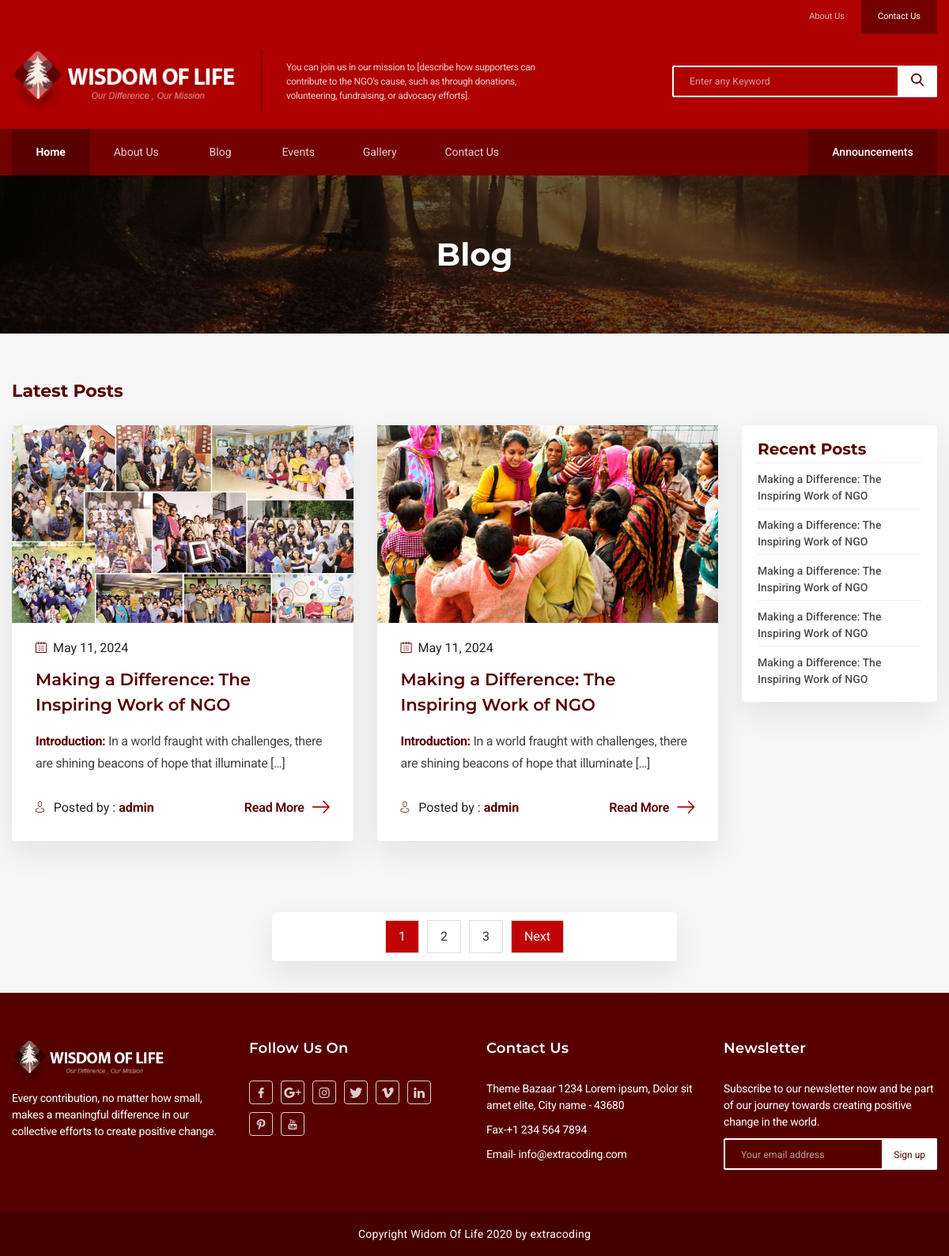
Screenshot of /blog/ with the database file from the repository.
### mainApp/models.py (models this page shows, shortened)
class BlogPost(models.Model):
    id = models.AutoField(primary_key=True)
    title = models.CharField(max_length=1000)
    content = RichTextField()
    date = models.DateField(auto_now=False)
    image = models.ImageField(upload_to="uploads/")

### mainApp/views.py (the view)
# urls.py: path("blog/", views.blogPage),
def blogPage(Request):
    blsdata = BlogPost.objects.all().order_by("id").reverse()[:10]
    bldata = BlogPost.objects.all().order_by("id").reverse()
    paginator = Paginator(bldata,2)
    page_number = Request.GET.get("page")
    bldatafinal = paginator.get_page(page_number)
    total_pages = bldatafinal.paginator.num_pages
    totalPagelist = [n+1 for n in range(total_pages)]
    current_page = bldatafinal.number
    page_range = range(max( current_page - 2 if current_page == total_pages else current_page - 1, 1), min(current_page + 3 if current_page == 1 else current_page + 2, total_pages + 1))
    return render(Request,"blog.html",{"bldatafinal":bldatafinal,"totalPagelist":totalPagelist,"page_range":page_range,"blsdata":blsdata})

### mainApp/templates/blog.html (shortened to what this page needs)
{%extends "index.html"%}
{%load static%}
{%block body%}
        <div class="hero hero--sm"
            style="background-image:url( {%static 'wp-content/themes/wisdom-of-life/assets/img/blog-hero.jpg'%});">
            <div class="container">
                <div class="content">
                    <h1>Blog</h1>
                </div>
            </div>
        </div>
        <main>
            <div class="content-wrapper container">
                <div class="inner-content">
                    <div class="content-title">
                        <h2>Latest Posts</h2>
                    </div>
                    <div id="primary" class="content-group content-group--column-2">
                        <div class="content">
                            <div class="cards row">
                                {%for i in bldatafinal%}
                                <div
                                    class="col-12 col-md-6 col-lg-6 post-1982 post type-post status-publish format-video has-post-thumbnail hentry category-island tag-video post_format-post-format-video">
                                    <div class="card card--blog">
                                        <a class="post-thumbnail" href="/blog-detail/{{i.id}}"
                                            aria-hidden="true" tabindex="-1">
                                            <img src="{{i.image.url}}" width="100%" style="height: 250px;" alt="">
                                        </a>
                                        <div class="card-body">
                                            <div class="post-data post-data--top">
                                                <div class="date">
                                                    <i class="icon icon-calendar"></i><span>{{i.date}}</span>
                                                </div>
                                            </div>
                                            <h2 class="card-title"><a
                                                    href="/blog-detail/{{i.id}}"
                                                    rel="bookmark">{{i.title}}</a></h2>
                                            <div class="card-text">
                                                <p>{{i.content|safe|slice:":120"}}
                                                    [&hellip;]</p>
                                            </div>
                                            <div class="post-data post-data--bottom">
                                                <div class="author"><i class="icon icon-avatar"></i> <span>Posted by :
                                                        <strong>admin</strong></span>
                                                </div>
                                                <a class="cs-btn-flat cs-btn-flat--dark"
                                                    href="/blog-detail/{{i.id}}"><span>Read
                                                        More</span><i class="icon icon-right-arrow"></i></a>
                                            </div>
                                        </div>
                                    </div>
                                </div>
                                {%endfor%}
                            </div>
                        </div>
                        <aside id="secondary" class="sidebar sidebar-widgets">
                            <div id="block-3" class="widget block block--sidebar widget_block">
                                <div class="wp-block-group">
                                    <div
                                        class="wp-block-group__inner-container is-layout-flow wp-block-group-is-layout-flow">
                                        <h2 class="wp-block-heading">Recent Posts</h2>
                                        <ul class="wp-block-latest-posts__list wp-block-latest-posts">
                                            <li></li>
                                            {%for i in blsdata%}
                                            <li><a class="wp-block-latest-posts__post-title"
                                                href="/blog-detail/{{i.id}}">{{i.title}}</a>
                                            </li>
                                            {%endfor%}
                                        </ul>
                                    </div>
                                </div>
                            </div>
                        </aside>
                    </div>
                </div>
            </div>
            <center>
                <div class="pagination">
                    {%  for n in page_range %}
                    <a href="/blog/?page={{n}}" class="{%if bldatafinal.number == n%}active{%endif%}">{{n}}</a>
                    {% endfor %}
                    {% if bldatafinal.has_next %}
                    <a href="/blog/?page={{bldatafinal.next_page_number}}" class="active">Next</a>
                    {% endif %}
                </div>
            </center>
        </main>
        {%endblock%}

### mainApp/templates/index.html (shortened to what this page needs)
{%load static%}
<!doctype html>
<html dir="ltr" lang="en-US" prefix="og: https://ogp.me/ns#">
<head>
	<link href="https://cdn.jsdelivr.net/npm/bootstrap@5.3.3/dist/css/bootstrap.min.css" rel="stylesheet">
	<link rel='stylesheet' id='contact-form-7-css'
		href='{%static "wp-content/plugins/contact-form-7/includes/css/styles7404.css"%}?ver=5.9.3' type='text/css' media='all' />
	<link rel='stylesheet' id='bootstrap-css'
		href='{%static "wp-content/themes/wisdom-of-life/assets/css/bootstrap.minef10.css"%}?ver=6.5.3' type='text/css'
		media='all' />
	<link rel='stylesheet' id='wl-style-css' href='{%static "wp-content/themes/wisdom-of-life/styleef10.css"%}?ver=6.5.3'
		type='text/css' media='all' />
	<link rel='stylesheet' id='wl-main-style-css'
		href='{%static "wp-content/themes/wisdom-of-life/assets/css/mainef10.css"%}?ver=6.5.3' type='text/css' media='all' />
	<link rel='stylesheet' id='elementor-frontend-css'
		href='{%static "wp-content/plugins/elementor/assets/css/frontend-lite.min63aa.css"%}?ver=3.21.5' type='text/css'
		media='all' />
	<link rel='stylesheet' id='swiper-css'
		href='{%static "wp-content/plugins/elementor/assets/lib/swiper/v8/css/swiper.min94a4.css"%}?ver=8.4.5' type='text/css'
		media='all' />
	<link rel='stylesheet' id='elementor-post-8-css'
		href='{%static "wp-content/uploads/elementor/css/post-8cfc6.css"%}?ver=1714505223' type='text/css' media='all' />
	<link rel='stylesheet' id='elementor-global-css'
		href='{%static "wp-content/uploads/elementor/css/globala8a1.css"%}?ver=1714505224' type='text/css' media='all' />
	<link rel='stylesheet' id='elementor-post-24-css'
		href='{%static "wp-content/uploads/elementor/css/post-24a8a1.css"%}?ver=1714505224' type='text/css' media='all' />
</head>
<body
	class="home page-template page-template-front-page-template page-template-front-page-template-php page page-id-24 tribe-no-js no-sidebar elementor-default elementor-kit-8 elementor-page elementor-page-24">
	<div id="site" class="page-wrapper">
		<header class="page-header">
			<div class="page-header__top">
				<div class="container">
					<div class="page-header-submenu">
						<ul id="top-menu" class="">
							<li id="menu-item-2052"
								class="menu-item menu-item-type-post_type menu-item-object-page menu-item-2052"><a
									href="/about">About Us</a></li>
						</ul>
						<ul>
							<li class="active"><a href="/contact">Contact Us</a></li>
						</ul>
					</div>
				</div>
			</div>
			<div class="page-header__middle">
				<div class="container middle-content">
					<div class="middle-left">
						<div class="page-header-brand">
							<a class="brand-logo" href="/">
								<img src="{%static 'wp-content/themes/wisdom-of-life/assets/img/logo.png'%}" alt="logo">
							</a>
						</div>
						<div class="brand-text">
							<p>You can join us in our mission to [describe how supporters can contribute to the NGO's cause, such as through donations, volunteering, fundraising, or advocacy efforts].</p>
						</div>
					</div>
					<div class="middle-right">
						<form role="search" method="get" class="form--search" action="">
							<input type="search" id="search-form-663db09d96c7e" placeholder="Enter any Keyword" value="" autocomplete="off"
								name="s" />
							<button type="submit"><i class="icon icon-search"></i></button>
						</form>
					</div>
				</div>
			</div>
			<div class="page-header__bottom">
				<div class="container bottom-content">
					<nav class="page-nav navbar navbar-dark navbar-inverse navbar-expand-xl" role="navigation">
						<div class="collapse navbar-collapse" id="navbarNav">
							<ul id="main-menu" class="navbar-nav page-menu">
								<li id="menu-item-2111"
									class="menu-item menu-item-type-post_type menu-item-object-page menu-item-home current-menu-item page_item page-item-24 current_page_item nav-item menu-item-2111 active">
									<a class="nav-link" href="/">Home</a></li>
								<li id="menu-item-2054"
									class="menu-item menu-item-type-post_type menu-item-object-page nav-item menu-item-2054">
									<a class="nav-link" href="/about">About Us</a></li>
								<li id="menu-item-2090"
									class="menu-item menu-item-type-post_type menu-item-object-page nav-item menu-item-2090">
									<a class="nav-link" href="/blog">Blog</a>
								</li>
								<li id="menu-item-2053"
									class="menu-item menu-item-type-custom menu-item-object-custom nav-item menu-item-2053">
									<a class="nav-link" href="/event">Events</a>
								</li>
								<li id="menu-item-2056"
									class="menu-item menu-item-type-post_type menu-item-object-page nav-item menu-item-2056">
									<a class="nav-link" href="/gallery">Gallery</a></li>
								<li id="menu-item-2091"
									class="menu-item menu-item-type-post_type menu-item-object-page nav-item menu-item-2091">
									<a class="nav-link" href="/contact">Contact Us</a></li>
							</ul>
						</div>
					</nav>
					<div class="navbar-extend">
						<div class="btn-group">
							<button type="button" class="extend-btn dropdown-toggle" data-toggle="dropdown"
								aria-haspopup="true" aria-expanded="false">
								Announcements </button>
						</div>
					</div>
				</div>
			</div>
		</header>
		{%block body%}{%endblock%}
		<footer class="page-footer">
			<footer class="page-footer">
				<div class="container">
					<div class="footer-inner row">
						<div class="col-lg-3 col-md-6 col-sm-6 col-xs-6">
							<div id="text-1" class="widget widget_text">
								<div class="textwidget">
									<p><img decoding="async" class="alignnone size-medium wp-image-1901"
											src="{%static 'wp-content/themes/wisdom-of-life/assets/img/logo.png'%}"
											alt="Logo" width="300" height="82"></p>
									<p>Every contribution, no matter how small, makes a meaningful difference in our collective efforts to create positive change.
									</p>
								</div>
							</div>
						</div>
						<div class="col-lg-3 col-md-6 col-sm-6 col-xs-6">
							<div id="wl_socials_widget-1" class="widget follow-us">
								<h4 class="footer-title">Follow Us On</h4>
								<div class="follow-us__row">
									<ul>
										<li><a href="#" target="_blank"><i class="icon icon-facebook"></i></a></li>
										<li><a href="#" target="_blank"><i class="icon icon-gplus"></i></a></li>
										<li><a href="#" target="_blank"><i class="icon icon-instagram"></i></a></li>
										<li><a href="#" target="_blank"><i class="icon icon-twitter"></i></a></li>
										<li><a href="#" target="_blank"><i class="icon icon-vimeo"></i></a></li>
										<li><a href="#" target="_blank"><i class="icon icon-linkedin"></i></a></li>
										<li><a href="#" target="_blank"><i class="icon icon-pinterest"></i></a></li>
										<li><a href="#" target="_blank"><i class="icon icon-youtube"></i></a></li>
									</ul>
								</div>
							</div>
						</div>
						<div class="col-lg-3 col-md-6 col-sm-6 col-xs-6">
							<div id="wl_contact_widget-1" class="widget contact-us">
								<h4 class="footer-title">Contact Us</h4>
								<address>Theme Bazaar
									1234 Lorem ipsum, Dolor sit amet elite, City name - 43680</address>
								<p>Fax-+1 234 564 7894</p>
								<p>Email- <a href="info%40extracoding.html">info@extracoding.com</a></p>
							</div>
						</div>
						<div class="col-lg-3 col-md-6 col-sm-6 col-xs-6">
							<div id="text-3" class="widget widget_text">
								<h4 class="footer-title">Newsletter</h4>
								<div class="textwidget">
									<form class="mc4wp-form mc4wp-form-155" method="post" action="/newsletter/">
										<div class="mc4wp-form-fields">
											<p>Subscribe to our newsletter now and be part of our journey towards creating positive change in the world.</p>
											<input type="email" name="email" placeholder="Your email address" autocomplete="off" required />
											<input type="submit" value="Sign up" />
										</div>
									</form>
								</div>
							</div>
						</div>
					</div>
				</div>
				<div class="footer-bottom">
					<div class="container">
						<p>
						<p>Copyright Widom Of Life 2020 by extracoding</p>
						</p>
					</div>
				</div>
			</footer>
		</footer>
	</div>
</body>
</html>

### mainApp/static/wp-content/uploads/elementor/css/post-8cfc6.css (style rules this page uses)
.elementor-kit-8 { --e-global-color-primary:#6EC1E4;--e-global-color-secondary:#54595F;--e-global-color-text:#7A7A7A;--e-global-color-accent:#61CE70;--e-global-typography-primary-font-family:"Roboto";--e-global-typography-primary-font-weight:600;--e-global-typography-secondary-font-family:"Roboto Slab";--e-global-typography-secondary-font-weight:400;--e-global-typography-text-font-family:"Roboto";--e-global-typography-text-font-weight:400;--e-global-typography-accent-font-family:"Roboto";--e-global-typography-accent-font-weight:500; }

### mainApp/templates/blog.html (style rules this page uses)
.pagination { display: flex; justify-content: center; margin-top: 20px; }
.pagination a { color: #333; text-decoration: none; padding: 8px 16px; border: 1px solid #ddd; margin: 0 5px; transition: background 0.3s ease; }
.pagination .active { background: #c00303; color: #fff; }

### rows the page displays
BlogPost: image (picture), date "May 11, 2024", title "Making a Difference: The Inspiring Work of NGO", content "Introduction: In a world fraught with challenges, there are shining beacons of hope that illuminate"
BlogPost: image (picture), date "May 11, 2024", title "Making a Difference: The Inspiring Work of NGO", content "Introduction: In a world fraught with challenges, there are shining beacons of hope that illuminate"
BlogPost: title "Making a Difference: The Inspiring Work of NGO"
BlogPost: title "Making a Difference: The Inspiring Work of NGO"
BlogPost: title "Making a Difference: The Inspiring Work of NGO"

### other values shown
{{ n }} "1" "2" "3"
